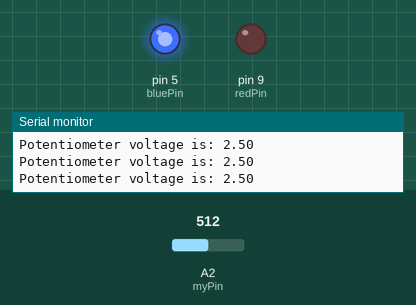
A sketch run on a simulated Arduino Uno, built with avr-gcc and run on an emulated ATmega328P. On the bench: output pins drawn as LEDs (lit = HIGH), the last lines printed to the serial monitor. The inputs (shaded band) are chosen by the test bench; at power-on: A2 (myPin) = 512.

Above: at 1.2 s.
1.3 s: A2 (myPin) set to 805
2.8 s: A2 (myPin) set to 829
At 4.1 s:
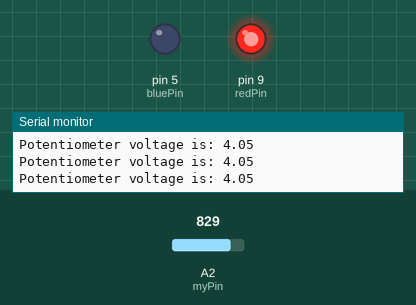
4.5 s: A2 (myPin) set to 716
At 5.4 s:
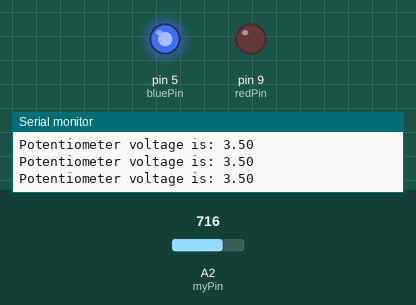
6.0 s: A2 (myPin) set to 900
At 6.7 s:
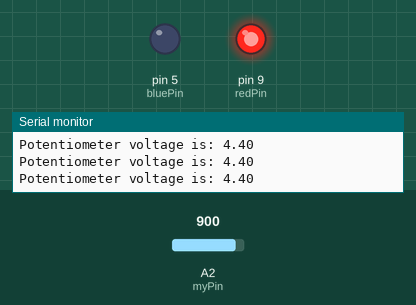
Timing chart, 0 to 8.5 s (numbered marks = the images above; inputs shaded):
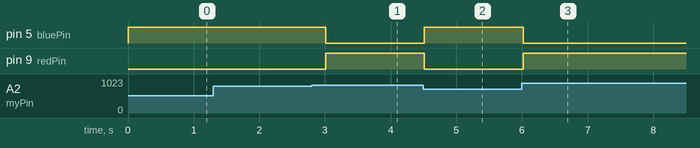

The sketch:

ifelse.ino.ino
```cpp
int myPin = A2;
int readVal;

float V;
int waitTime = 250;

int redPin   = 9;
int bluePin  = 5;

void setup() {
  // put your setup code here, to run once:

   Serial.begin(9600);

   pinMode(myPin, INPUT);
   pinMode(redPin, OUTPUT);
   pinMode(bluePin, OUTPUT);
}

void loop() {
  // put your main code here, to run repeatedly:

   readVal = analogRead(myPin);
   V       = (5.0/1023.0) * readVal;

   Serial.print("Potentiometer voltage is: ");
   Serial.println(V);

   if (V > 4.0){

      digitalWrite(redPin, HIGH);
      digitalWrite(bluePin, LOW);

   }

   if(V < 4.0){

       digitalWrite(redPin, LOW);
       digitalWrite(bluePin, HIGH);

   }

   delay(waitTime);

}
```

Measured:
- the behaviour switches between 818 and 819 on A2 (myPin) (found by bisection; images 0 and 1)
- after the input at 2.8 s, pin 5 (bluePin): HIGH → LOW after 0.21 s; pin 9 (redPin): LOW → HIGH after 0.21 s
- after the input at 4.5 s, pin 5 (bluePin): LOW → HIGH at once; pin 9 (redPin): HIGH → LOW at once
- after the input at 6.0 s, pin 5 (bluePin): HIGH → LOW at once; pin 9 (redPin): LOW → HIGH at once
